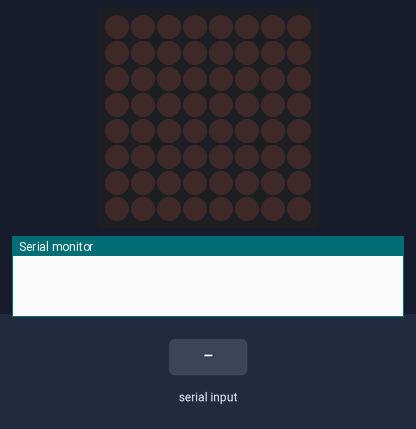
Bench run of a sketch on a simulated Arduino Uno, built with avr-gcc and run on an emulated ATmega328P. Parts: 8×8 LED matrix, the last lines printed to the serial monitor. Wiring (inferred from the names in the program): LED matrix (orientation assumed): rows pin 13, pin 12, pin 11, pin 10, pin 9, pin 8, pin 7, pin 6; columns pin 5, pin 4, pin 3, A4, A3, A2, A1, A0. The inputs (shaded band) are chosen by the test bench. Random numbers use the default seed unless the sketch sets one.

Above: at 1.2 s.
1.3 s: "90,45\n" received over Serial
At 2.7 s:
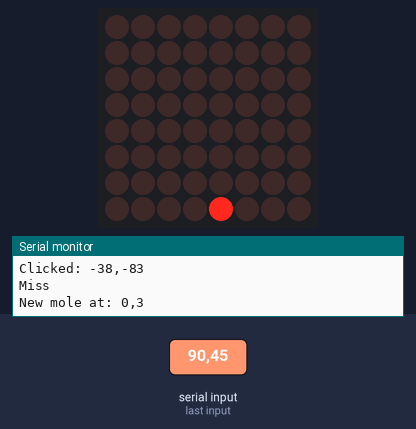
2.8 s: "30,150\n" received over Serial
At 5.57 s:
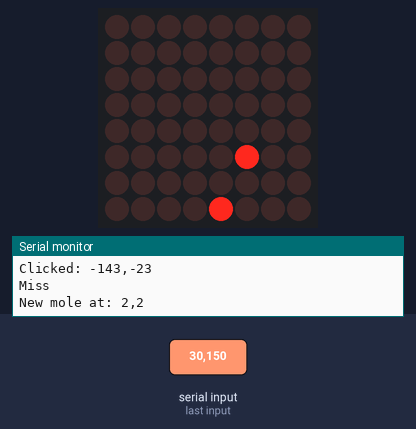
At 6.8 s:
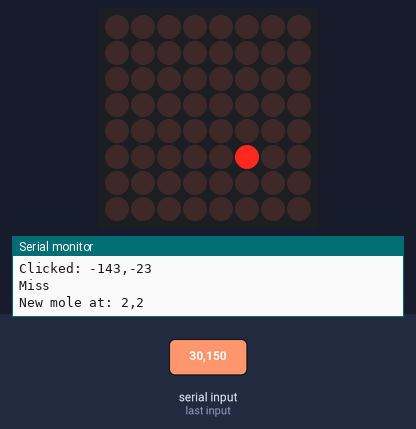
Timing chart, 0 to 8.3 s (numbered marks = the images above; inputs shaded):
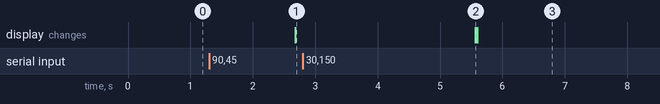

The sketch:

group16finalarduino.ino
```cpp
#define ROW1 13
#define ROW2 12
#define ROW3 11
#define ROW4 10
#define ROW5 9
#define ROW6 8
#define ROW7 7
#define ROW8 6

#define COL1 5
#define COL2 4
#define COL3 3
#define COL4 A4
#define COL5 A3
#define COL6 A2
#define COL7 A1
#define COL8 A0

const int row[] = {ROW1, ROW2, ROW3, ROW4, ROW5, ROW6, ROW7, ROW8};
const int col[] = {COL1, COL2, COL3, COL4, COL5, COL6, COL7, COL8};

byte matrix[8][8] = {0};

int moleRow = -1;
int moleCol = -1;

unsigned long lastMoleTime = 0;
unsigned long moleDuration = 3000;
unsigned long moleInterval = 2500;

int score = 0;

void setup() {
  for (int i = 0; i < 8; i++) {
    pinMode(row[i], OUTPUT);
    pinMode(col[i], OUTPUT);
  }

  Serial.begin(9600);
  randomSeed(analogRead(0));
}

void loop() {
  unsigned long now = millis();

  if (Serial.available()) {
    String input = Serial.readStringUntil('\n');
    input.trim();

    int commaIndex = input.indexOf(',');
    if (commaIndex != -1) {
      int c = input.substring(0, commaIndex).toInt();  // col
      int r = input.substring(commaIndex + 1).toInt(); // row


      r = 7 - r;
      c = 7 - c;

      Serial.print("Clicked: ");
      Serial.print(r);
      Serial.print(",");
      Serial.println(c);

      if (r == moleRow && c == moleCol) {
        score++;
        Serial.print("Score: ");
        Serial.println(score);
        matrix[moleRow][moleCol] = 0;
        moleRow = -1;
        moleCol = -1;
      } else {
        Serial.println("Miss");
      }
    }
  }


  if ((moleRow == -1 && now - lastMoleTime >= moleInterval) ||
      (moleRow != -1 && now - lastMoleTime >= moleDuration)) {
    if (moleRow != -1) matrix[moleRow][moleCol] = 0;

    moleRow = random(8);
    moleCol = random(8);
    matrix[moleRow][moleCol] = 1;

    lastMoleTime = now;

    Serial.print("New mole at: ");
    Serial.print(moleRow);
    Serial.print(",");
    Serial.println(moleCol);
  }

  showPattern(matrix);
}

void showPattern(byte m[8][8]) {
  for (int i = 0; i < 8; i++) {
    digitalWrite(row[i], LOW);
    for (int j = 0; j < 8; j++) {
      int displayRow = 7 - i;
      int displayCol = 7 - j;
      digitalWrite(col[j], m[displayRow][displayCol] ? HIGH : LOW);
    }
    delay(2);
    digitalWrite(row[i], HIGH);
  }
}
```
